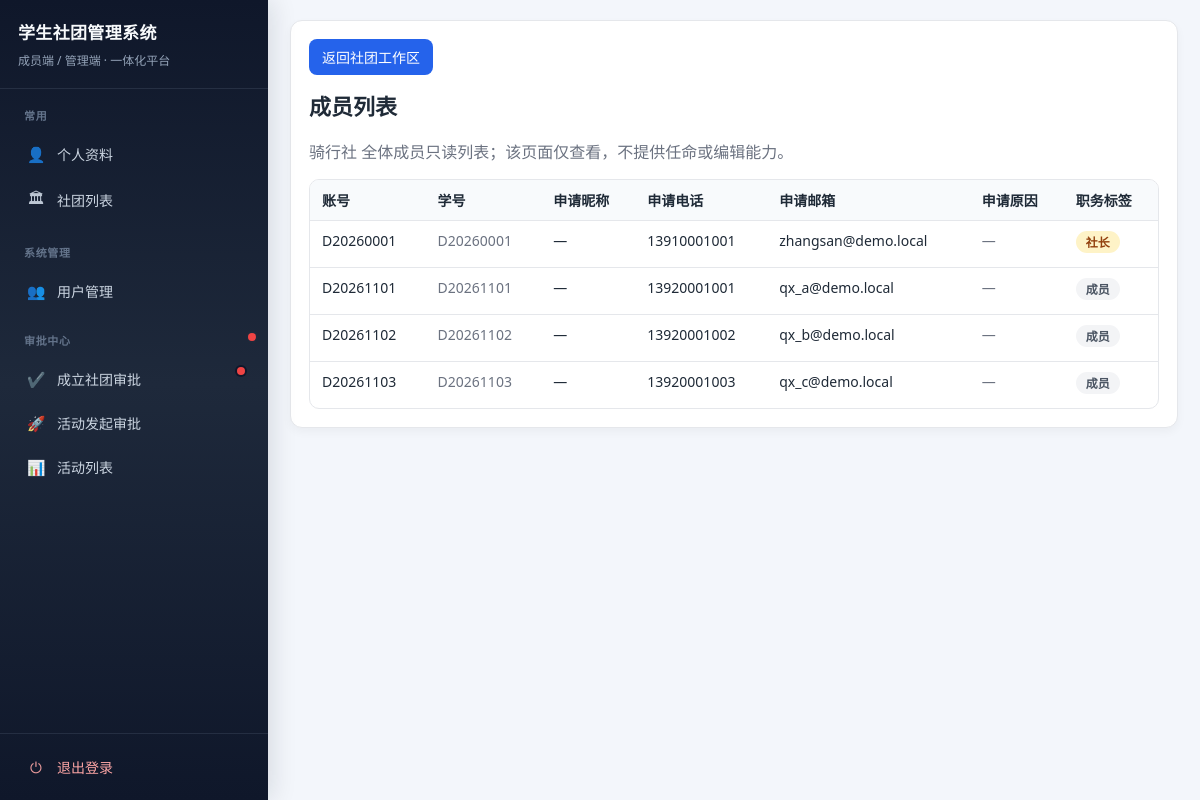
The page /my-clubs/5/members/ (signed in) on the database its author committed.
### club/models.py (models this page shows, shortened)
class ClubInfo(models.Model):
    name = models.CharField(max_length=128, default="学生社团")
    intro = models.TextField(blank=True)
    charter = models.TextField(blank=True)
    contact = models.CharField(max_length=128, blank=True)
    logo_url = models.URLField("标志图片链接", blank=True)
    logo = models.ImageField("标志图片（上传）", upload_to="club_logos/", blank=True)
    principal = models.CharField(max_length=64, blank=True)

class MemberProfile(models.Model):
    user = models.OneToOneField(settings.AUTH_USER_MODEL, on_delete=models.CASCADE, related_name="memberprofile")
    club = models.ForeignKey(
        "ClubInfo",
        on_delete=models.SET_NULL,
        null=True,
        blank=True,
        related_name="members",
        help_text="所属社团；高级管理员通常为空。",
    )
    role = models.CharField(max_length=20, choices=RoleChoices.choices, default=RoleChoices.MEMBER)
    student_id = models.CharField(max_length=32, unique=True, null=True, blank=True)
    phone = models.CharField(max_length=32, unique=True, null=True, blank=True)
    email = models.EmailField(blank=True)
    college = models.CharField(max_length=64, blank=True)
    grade = models.CharField(max_length=32, blank=True)
    def display_name(self):
        sid = (self.student_id or "").strip()
        if sid:
            return sid
        user = getattr(self, "user", None)
        if user and user.username:
            return user.username
        return f"用户{self.pk}"

### club/views.py (the view)
# urls.py: path("my-clubs/<int:club_pk>/members/", views.club_member_list, name="club_member_list"),
@login_required
def club_member_list(request, club_pk):
    profile = request.user.memberprofile
    if profile.role == RoleChoices.SUPER_ADMIN:
        club = get_object_or_404(ClubInfo, pk=club_pk)
    else:
        club = _require_joined_club(profile, club_pk)
    member_rows = _personnel_member_rows(club)
    return render(
        request,
        "club/club_member_list.html",
        {
            "club": club,
            "member_rows": member_rows,
        },
    )

### templates/club/club_member_list.html (shortened to what this page needs)
{% extends 'club/base.html' %}
{% block page_back %}
<p class="page-back"><a class="btn" href="{% url 'club:my_club_detail' club.pk %}">返回社团工作区</a></p>
{% endblock %}
{% block content %}
<h2>成员列表</h2>
<p class="muted">{{ club.name }} 全体成员只读列表；该页面仅查看，不提供任命或编辑能力。</p>
<table>
    <tr>
        <th>账号</th>
        <th>学号</th>
        <th>申请昵称</th>
        <th>申请电话</th>
        <th>申请邮箱</th>
        <th>申请原因</th>
        <th>职务标签</th>
    </tr>
    {% for row in member_rows %}
    <tr>
        <td>{{ row.profile.display_name }}</td>
        <td class="muted">{{ row.profile.student_id|default:"—" }}</td>
        <td>{{ row.join_nickname }}</td>
        <td>{{ row.join_phone }}</td>
        <td>{{ row.join_email }}</td>
        <td class="muted" style="max-width:280px;">{{ row.join_reason|truncatechars:60 }}</td>
        <td>
            {% for t in row.tags %}
            <span class="role-tag {{ t.tag_class }}">{{ t.label }}</span>
            {% endfor %}
        </td>
    </tr>
    {% empty %}
    <tr><td colspan="7" class="muted">暂无在籍成员</td></tr>
    {% endfor %}
</table>
{% endblock %}

### templates/club/base.html (style rules this page uses)
:root { --bg: #f3f6fb; --card: #ffffff; --text: #1f2a37; --muted: #6b7280; --border: #e5e7eb; --primary: #2563eb; --primary-hover: #1d4ed8; --success-bg: #ecfdf3; }
* { box-sizing: border-box; }
body { margin: 0; background: var(--bg); color: var(--text); font-family: "Segoe UI", "Microsoft YaHei", Arial, sans-serif; min-height: 100vh; }
h2 { margin-top: 0; font-size: 22px; }
.muted { color: var(--muted); }
table { border-collapse: separate; border-spacing: 0; width: 100%; margin-top: 12px; border: 1px solid var(--border); border-radius: 10px; overflow: hidden; }
th, td { padding: 10px 12px; text-align: left; border-bottom: 1px solid var(--border); vertical-align: top; font-size: 14px; }
th { background: #f8fafc; font-weight: 600; }
tr:last-child td { border-bottom: none; }
button, input[type="submit"], .btn { border: none; border-radius: 8px; background: var(--primary); color: #fff; padding: 8px 13px; cursor: pointer; text-decoration: none; display: inline-block; font-size: 14px; font-family: inherit; }
.page-back { margin: 0 0 14px 0; }
.page-back a.btn { margin-right: 8px; }
a { color: #1d4ed8; }
.role-tag { font-size: 12px; padding: 2px 10px; border-radius: 999px; font-weight: 600; }
.role-tag.president { background: #fef3c7; color: #92400e; }
.role-tag.member { background: #f3f4f6; color: #4b5563; }
.role-tag { margin-right: 6px; margin-bottom: 4px; display: inline-block; }

### rows shown on the page
ClubInfo: name "骑行社"
MemberProfile: profile.display_name "D20260001", profile.student_id "D20260001", join_nickname "—", join_phone "13910001001", join_email "zhangsan@demo.local", join_reason "—", label "社长"
MemberProfile: profile.display_name "D20261101", profile.student_id "D20261101", join_nickname "—", join_phone "13920001001", join_email "qx_a@demo.local", join_reason "—", label "成员"
MemberProfile: profile.display_name "D20261102", profile.student_id "D20261102", join_nickname "—", join_phone "13920001002", join_email "qx_b@demo.local", join_reason "—", label "成员"
MemberProfile: profile.display_name "D20261103", profile.student_id "D20261103", join_nickname "—", join_phone "13920001003", join_email "qx_c@demo.local", join_reason "—", label "成员"
